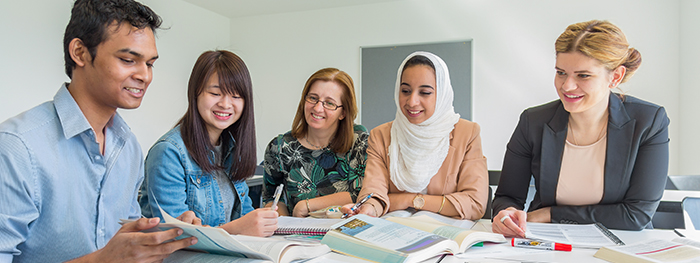
#> input picture image_1.jpg, 700 x 263 px, given in place of the camera
$ python gen_face_data.py
#> lines starting #> are read from the running program, lines starting #| are printed output that depends on the picture
import cv2
import numpy as np

cap = cv2.VideoCapture(0)

face_cascade = cv2.CascadeClassifier("C:/Users/Puneet Jindal 25/ml_course_cb/opencv/haarcascade_frontalface_alt.xml")

dataset_path = "C:/Users/Puneet Jindal 25/ml_course_cb/opencv/face_dataset/"
face_data = []
skip = 0

while True:
    ret, frame = cap.read()
#> frame is the input picture: shape (263, 700, 3); mean B, G, R 157.6, 159.9, 161.8
    gray = cv2.cvtColor(frame, cv2.IMREAD_GRAYSCALE)

    if ret == False:
        continue

    faces = face_cascade.detectMultiScale(gray, 1.3, 5)
#> faces = [[391, 73, 50, 50], [297, 82, 48, 48], [102, 32, 71, 71], [195, 70, 57, 57]]
    k = 1
    faces = sorted(faces, key=lambda x: x[2]*x[3], reverse=True)
#> faces = [[102, 32, 71, 71], [195, 70, 57, 57], [391, 73, 50, 50], [297, 82, 48, 48]]

    skip += 1
    for face in faces[:1]:
        x, y, w, h = face

        offset = 7
        face_section = frame[y-offset:y+h+offset, x-offset:x+w+offset]
        face_section = cv2.resize(face_section, (100,100))

        if skip % 10 == 0:
            face_data.append(face_section)

        cv2.imshow(str(k), face_section)
        k += 1
#> this loop made 1 pass
#> (x, y, w, h, offset, k) on pass 1: (102, 32, 71, 71, 7, 2)
#> pass 1, `face_section = frame[y-offset:y+h+offset, x-offset:x+w+offset]`:
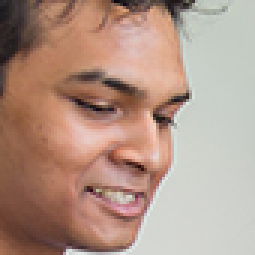
#> face_section: shape (85, 85, 3) (shown 3 times larger); mean B, G, R 135.5, 149.7, 177.9
#> pass 1, `face_section = cv2.resize(face_section, (100,100))`:
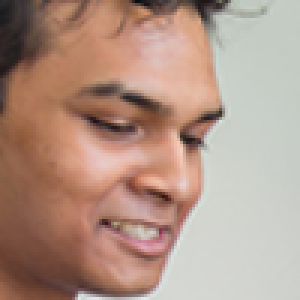
#> face_section: shape (100, 100, 3) (shown 3 times larger); mean B, G, R 135.5, 149.6, 177.8
#> after the loop, face_data = []; k = 2

    cv2.imshow('image', frame)
    if cv2.waitKey(1) & 0xFF == ord('q'):
#> (key q is pressed here)
        break

cap.release()
cv2.destroyAllWindows()

face_data = np.asarray(face_data)
#> face_data = empty array
#> (the run stopped early here; a loop or call above may not have finished)
